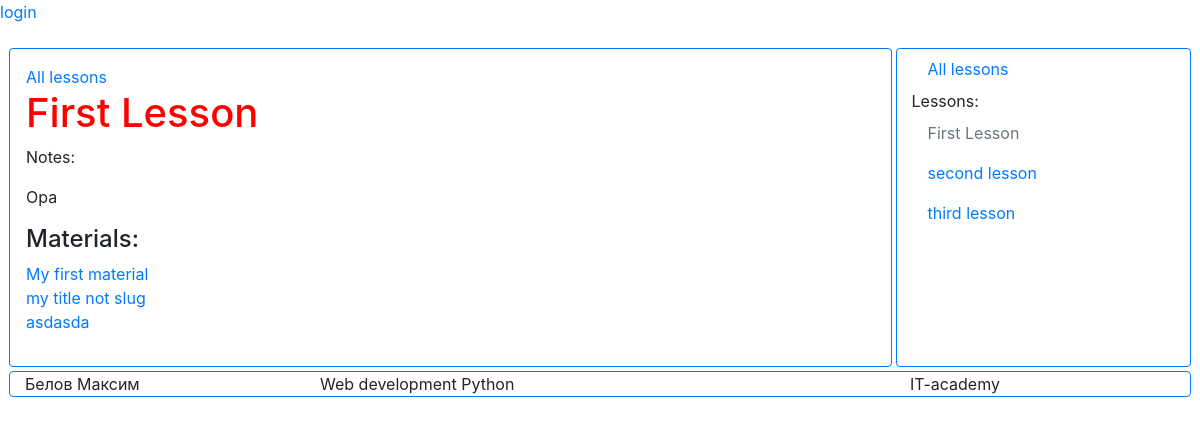
/lesson/f-lesson/, run on the app's committed database.
### lesson/models.py (models this page shows, shortened)
class Lesson(models.Model):
    title = models.CharField(max_length=250)
    slug = models.SlugField(max_length=250,
                            unique=True)
    materials = models.ManyToManyField(Material,
                                       related_name='lessons')
    updated = models.DateTimeField(auto_now=True)
    created = models.DateTimeField(auto_now_add=True)
    notes = models.TextField(blank=True, null=True)
    def get_absolute_url(self):
        return reverse('lesson:lesson_detail',
                       args=[self.slug])

class Material(models.Model):
    MATERIAL_TYPES = (
        ('theory', 'Theoretical'),
        ('practice', 'Practical'),
    )
    STATUS_TYPES = (
        ('private', 'Draft'),
        ('public', 'Published'),
    )
    title = models.CharField(max_length=250)
    slug = models.SlugField(max_length=250,
                            unique_for_date='publish')
    body = models.TextField()
    publish = models.DateTimeField(default=timezone.now)
    updated = models.DateTimeField(auto_now=True)
    created = models.DateTimeField(auto_now_add=True)
    material_type = models.CharField(max_length=20,
                                     choices=MATERIAL_TYPES,
                                     default='theory')
    status = models.CharField(max_length=20,
                              choices=STATUS_TYPES,
                              default='private')
    author = models.ForeignKey(User,
                               on_delete=models.CASCADE,
                               related_name='user_materials')
    objects = models.Manager()
    published = PublishedManager()
    def get_absolute_url(self):
        return reverse('lesson:material_details',
                        args=[self.publish.year,
                              self.publish.month,
                              self.publish.day,
                              self.slug])

### lesson/views.py (the view)
# urls.py: path('lesson/<slug:slug>/', views.lesson_details, name='lesson_detail'),
def lesson_details(request, slug):
    lesson = get_object_or_404(models.Lesson, slug=slug)
    lessons = models.Lesson.objects.all()
    return render(request,
                  'lesson/detail.html',
                  {'lesson': lesson,
                   'lessons': lessons})

### lesson/templates/lesson/detail.html (shortened to what this page needs)
{% extends "base.html" %}
{% block content %}
<a href="{% url "lesson:all_lessons" %}">All lessons</a>
    <h1>{{ lesson.title }}</h1>
    <p>
        Notes: <br>
        {{ lesson.notes|linebreaks }}
    </p>
    <p>
        <h4>Materials:</h4>
        {% for material in lesson.materials.all %}
            <a href="{{ material.get_absolute_url }}">{{ material.title }}</a>
            <br>
        {% endfor %}
    </p>
{% endblock %}
{% block menu %}
    <a class="nav-link active" href="{% url "lesson:all_lessons" %}">
        All lessons
    </a>
    Lessons:
    {% for it_lesson in lessons %}
        {% if it_lesson == lesson %}
            <a class="nav-link disabled" href="{{ it_lesson.get_absolute_url }}">
                {{ it_lesson.title }}
            </a>
        {% else %}
            <a class="nav-link active" href="{{ it_lesson.get_absolute_url }}">
                {{ it_lesson.title }}
            </a>
        {% endif %}
    {% endfor %}
{% endblock %}

### lesson/static/style.css (style rules this page uses)
h1 { color:red }

### data on the page
Lesson: title "First Lesson", notes "Opa"
Material: title "My first material"
Material: title "my title not slug"
Material: title "asdasda"
Lesson: title "second lesson"
Lesson: title "third lesson"
